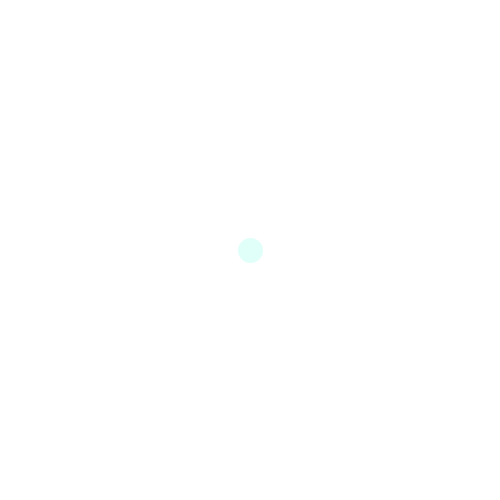
Frame 1 (no input)
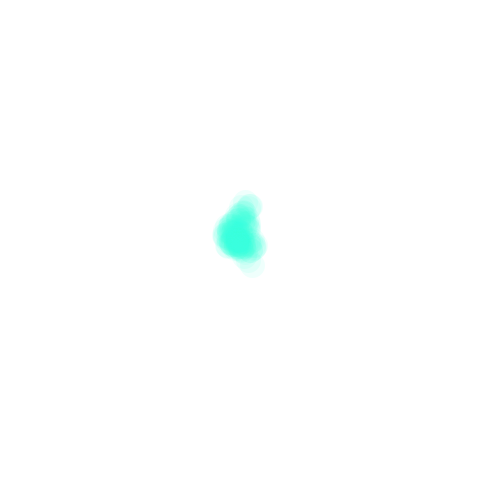
Frame 60 (the mouse pressed at the canvas centre just before this capture)
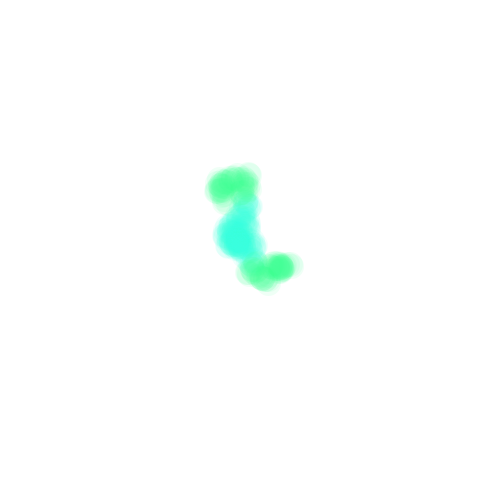
Frame 120 (the mouse held since frame 60 and released just before this capture)

The Processing sketch that drew these frames (run headless with seeded random() and noise(); from frame 60 on, the mouse is pressed at the canvas centre):

// Processing sketch: ruchBrownaXYdwieMuchyDzielo01NaBoiskuHSB
// ── ruchBrownaXYdwieMuchyDzielo01NaBoiskuHSB.pde
void setup()
{
  size(500, 500);
  background(255);
  strokeWeight(25);
  frameRate(60);
  colorMode(HSB);
  stroke(random(100, 130), 200, 255, 20);
}

float x1 = 250;
float y1 = 250;
float x2 = 250;
float y2 = 250;
void draw()
{
  if(random(1000) < 10)
    stroke(random(100, 130), 200, 255, 20);
    
  point(x1, y1);
  point(x2, y2);
  
  x1 = x1 + random(-5, 5);
  y1 = y1 + random(-5, 5);
  x2 = x2 + random(-5, 5);
  y2 = y2 + random(-5, 5);
  
  if(x1<50) x1 = 50;
  if(x2<50) x2 = 50;
  if(x1>450) x1 = 450;
  if(x2>450) x2 = 450;

  if(y1<50) y1 = 50;
  if(y2<50) y2 = 50;
  if(y1>450) y1 = 450;
  if(y2>450) y2 = 450;

}
